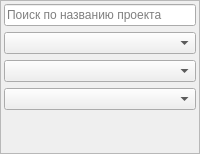
          <widget class="QFrame" name="frame">
           <property name="frameShape">
            <enum>QFrame::Shape::StyledPanel</enum>
           </property>
           <property name="frameShadow">
            <enum>QFrame::Shadow::Raised</enum>
           </property>
           <layout class="QGridLayout" name="gridLayout_11">
            <property name="leftMargin">
             <number>3</number>
            </property>
            <property name="topMargin">
             <number>3</number>
            </property>
            <property name="rightMargin">
             <number>3</number>
            </property>
            <property name="bottomMargin">
             <number>3</number>
            </property>
            <item row="0" column="0">
             <widget class="QLineEdit" name="lineEdit_9">
              <property name="placeholderText">
               <string>Поиск по названию проекта</string>
              </property>
             </widget>
            </item>
            <item row="1" column="0">
             <widget class="QComboBox" name="cb_catalog_category"/>
            </item>
            <item row="2" column="0">
             <widget class="QComboBox" name="cb_floors"/>
            </item>
            <item row="4" column="0">
             <spacer name="verticalSpacer_2">
              <property name="orientation">
               <enum>Qt::Orientation::Vertical</enum>
              </property>
              <property name="sizeHint" stdset="0">
               <size>
                <width>20</width>
                <height>40</height>
               </size>
              </property>
             </spacer>
            </item>
            <item row="3" column="0">
             <widget class="QComboBox" name="cb_roof_type"/>
            </item>
           </layout>
          </widget>
